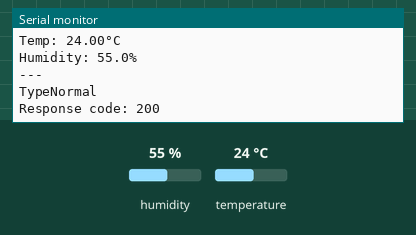
This sketch was run on a simulated ESP32. On the bench: the last lines printed to the serial monitor. The test bench sets the inputs (shaded band); at power-on: humidity 55 %, temperature 24 °C. WiFi joins after 1.5 s; servers stay silent unless stated; uploads are accepted with an empty reply.

Above: at 3.2 s.
3.3 s: humidity set to 22 %
At 12.38 s:
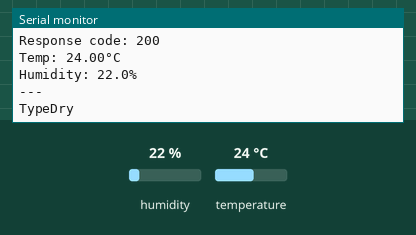
13.7 s: humidity set to 88 %
At 22.59 s:
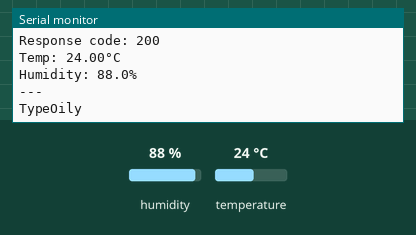
23.9 s: temperature set to 12 °C
At 33.5 s:
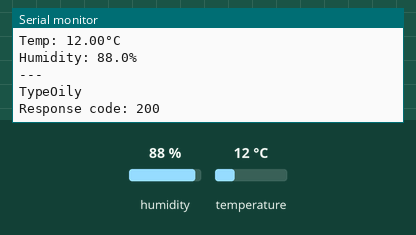
Timing chart, 0 to 35.0 s (numbered marks = the images above; inputs shaded):
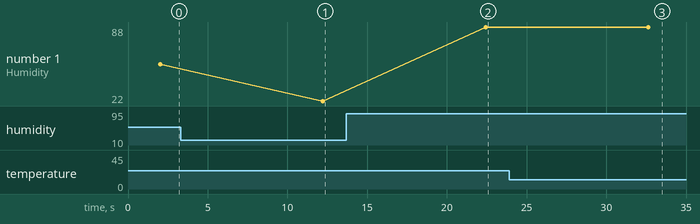

Measured:
- after the input at 3.3 s, the serial monitor: prints a new line after 8.9 s (image 1)
- after the input at 13.7 s, the serial monitor: prints a new line after 8.7 s (image 2)
- after the input at 23.9 s, the serial monitor: prints a new line after 8.7 s (image 3)
- plotted number 1: 55 → 22 after the input at 3.3 s, 22 → 88 after the input at 13.7 s

The sketch:

esp32-http-server.ino
```cpp
#include "DHTesp.h"
#include <WiFi.h>
#include <HTTPClient.h>


//Дані Wi-Fi
#define WIFI_SSID "o2-WLAN-AE70"
#define WIFI_PASSWORD "8274TYKDKP3X7LD4"

//Серійний номер пристрою
const char* serialNumber = "IOT-12345";

//URL серверу
const char* serverUrl = "http://192.168.1.10:3001/api/iot/data";

//Папаметри датчика
const int DHT_PIN = 15;
DHTesp dhtSensor;

//Підключеня
void setup() {
  Serial.begin(115200);
  //Підключення до Wi-Fi
  WiFi.begin(WIFI_SSID, WIFI_PASSWORD);
  Serial.print("Connecting to WiFi");
  while (WiFi.status() != WL_CONNECTED) {
    delay(1000);
    Serial.print(".");
  }
  Serial.println(" Connected!");

  //Друк айпі
   Serial.print("IP address: ");
  Serial.println(WiFi.localIP());

  //Підключення датчика
  dhtSensor.setup(DHT_PIN, DHTesp::DHT22);
}

void loop() {
  //Зчитуємо дані
  TempAndHumidity  data = dhtSensor.getTempAndHumidity();
  Serial.println("Temp: " + String(data.temperature, 2) + "°C");
  Serial.println("Humidity: " + String(data.humidity, 1) + "%");
  Serial.println("---");

//Визначаємо тип шкіри
  String skinType = determineSkinType(data.humidity); // Определяем тип кожи (пример функции ниже)
Serial.println("Type"+ skinType);
//Надсилаємо данні
if (WiFi.status() == WL_CONNECTED) {
    HTTPClient http;

    // Открываем соединение с сервером
    http.begin(serverUrl);
    http.addHeader("Content-Type", "application/json");

    // Формируем JSON-пейлоад
    String payload = "{";
    payload += "\"serialNumber\": \"" + String(serialNumber) + "\",";
    payload += "\"temperature\": " + String(data.temperature, 2) + ",";
    payload += "\"moisture\": " + String(data.humidity, 1) + ",";
    payload += "\"skinType\": \"" + skinType + "\"";
    payload += "}";

    // Отправка POST-запроса
    int httpResponseCode = http.POST(payload);

    // Логируем ответ сервера
    Serial.print("Response code: ");
    Serial.println(httpResponseCode);

    http.end(); // Закрываем соединение
  } else {
    Serial.println("WiFi not connected");
  }

  delay(10000); // Периодическая отправка каждые 5 секунд
}

// Функция для определения типа кожи
String determineSkinType(float moisture) {
  if (moisture > 70) {
    return "Oily";
  } else if (moisture < 40) {
    return "Dry";
  } else {
    return "Normal";
  }
}
```
